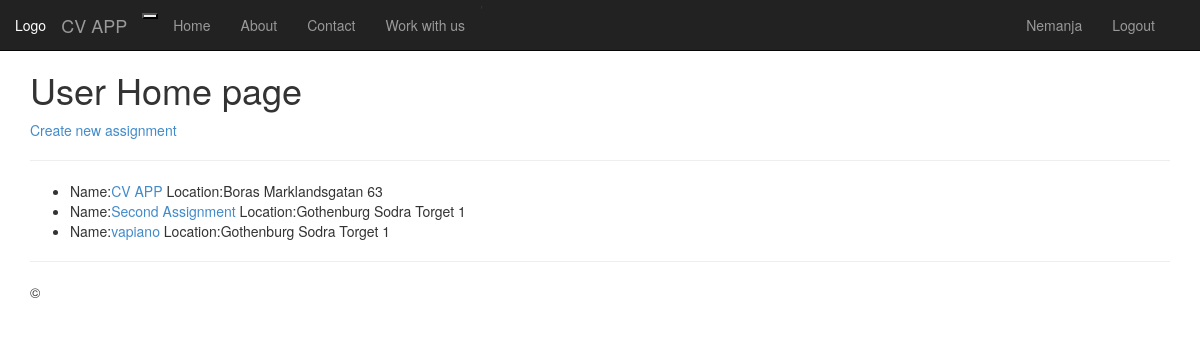
Page /profile/ (signed in) on the earlier database version.
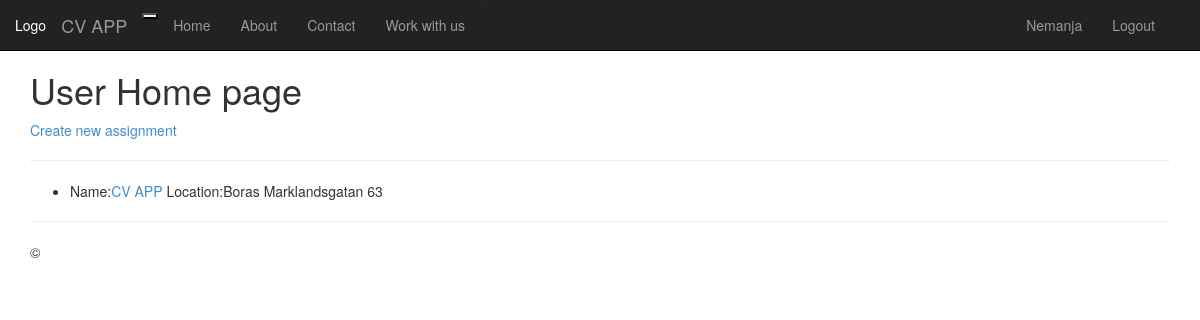
Same page on the later database version.
### assignment/models.py (models this page shows, shortened)
class Assignment(models.Model):
    host=models.ForeignKey(User,on_delete=models.SET_NULL,blank=True, null=True)
    tags=models.ManyToManyField(Tag,blank=True, null=True  )
    title = models.CharField(max_length=200)
    slug = models.SlugField(unique=True)
    description = models.TextField()
    location = models.ForeignKey(Location, on_delete=models.CASCADE)
    applicant=models.ManyToManyField(Applicant,blank=True, null=True)
    updated = models.DateTimeField(auto_now=True)
    created = models.DateTimeField(auto_now_add=True)

class Location(models.Model):
    name = models.CharField(max_length=200)
    adress = models.CharField(max_length=300)
    def __str__(self):
       adress=self.name+' '+ self.adress
       return adress

### user_profile/views.py (the view)
# urls.py: path('',views.profile_page, name='profile'),
def profile_page(request):
    if request.user.is_authenticated:
        assignments = []
        for assignment in Assignment.objects.filter(host=request.user):
            assignments.append(assignment)
        context={'assignments':assignments}
        return render(request,'user_profile/profile-page.html',context)
    return redirect('login')

### user_profile/templates/user_profile/profile-page.html (shortened to what this page needs)
{% extends "app/layout.html" %}
{% block content %}
<h1>User Home page</h1>
{% if request.user.is_staff %}
<div >
    <div >
      <a href="{% url 'create-assignment' %}">Create new assignment</a>
      <hr>
      <ul>
      {% for assignment in assignments %}
        <li>Name:<a href="{% url 'assignment-details' assignment.slug %}">{{assignment.title}}</a> Location:{{assignment.location}} </li>
      {% endfor %}
    </ul>
    </div>
{% endif %}
{% endblock  %}

Differences in the rows shown:
removed Assignment: title "Second Assignment", location "Gothenburg Sodra Torget 1"
removed Assignment: title "vapiano", location "Gothenburg Sodra Torget 1"
